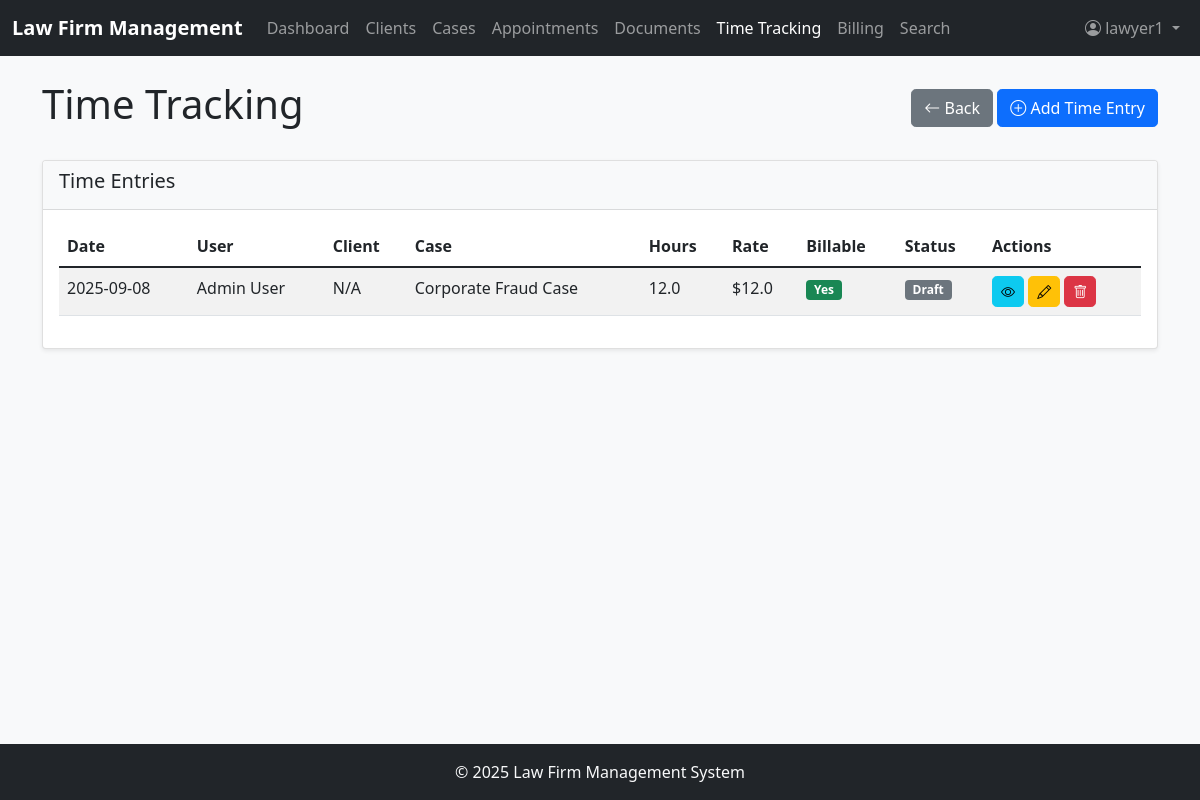
The page /time_tracking (signed in) on the database its author committed.
### app/models.py (models this page shows, shortened)
class User(UserMixin, db.Model):
    id = db.Column(db.Integer, primary_key=True)
    username = db.Column(db.String(64), index=True, unique=True)
    email = db.Column(db.String(120), index=True, unique=True)
    password_hash = db.Column(db.String(128))
    first_name = db.Column(db.String(64))
    last_name = db.Column(db.String(64))
    role = db.Column(db.String(20))  # 'lawyer', 'staff', 'admin'
    hourly_rate = db.Column(db.Float)
    cases = db.relationship('Case', secondary=case_assignments, backref=db.backref('assigned_users', lazy='dynamic'))
    time_entries = db.relationship('TimeEntry', backref='user', lazy='dynamic')

class TimeEntry(db.Model):
    id = db.Column(db.Integer, primary_key=True)
    date = db.Column(db.Date)
    hours = db.Column(db.Float)
    description = db.Column(db.Text)
    billable = db.Column(db.Boolean, default=True)
    rate = db.Column(db.Float)
    user_id = db.Column(db.Integer, db.ForeignKey('user.id'))
    case_id = db.Column(db.Integer, db.ForeignKey('case.id'))
    client_id = db.Column(db.Integer, db.ForeignKey('client.id'))
    invoice_id = db.Column(db.Integer, db.ForeignKey('invoice.id'))
    status = db.Column(db.String(20))  # Draft, Submitted, Approved, Rejected
    created_at = db.Column(db.DateTime, default=datetime.utcnow)

class Case(db.Model):
    id = db.Column(db.Integer, primary_key=True)
    case_number = db.Column(db.String(20), unique=True)
    title = db.Column(db.String(128))
    description = db.Column(db.Text)
    status = db.Column(db.String(20))  # Open, In Progress, On Hold, Closed, Archived
    priority = db.Column(db.String(20))  # Low, Medium, High, Urgent
    practice_area = db.Column(db.String(64))
    case_type = db.Column(db.String(64))
    budget = db.Column(db.Float)
    client_id = db.Column(db.Integer, db.ForeignKey('client.id'))
    appointments = db.relationship('Appointment', backref='case', lazy='dynamic')
    documents = db.relationship('Document', backref='case', lazy='dynamic')
    time_entries = db.relationship('TimeEntry', backref='case', lazy='dynamic')
    invoices = db.relationship('Invoice', backref='case', lazy='dynamic')
    created_at = db.Column(db.DateTime, default=datetime.utcnow)
    updated_at = db.Column(db.DateTime, default=datetime.utcnow, onupdate=datetime.utcnow)

### app/routes.py (the view)
@app.route('/time_tracking')
@login_required
def time_tracking():
    time_entries = TimeEntry.query.all()
    return render_template('time_tracking.html', time_entries=time_entries)

### app/__init__.py (called while the page is built)
@login.user_loader
def load_user(id):
    return User.query.get(int(id))

### app/templates/time_tracking.html (shortened to what this page needs)
{% extends "base.html" %} {% block content %}
<div class="d-flex justify-content-between align-items-center mb-4">
  <h1>Time Tracking</h1>
  <div>
    <a
      href="{{ request.referrer or url_for('cases') }}"
      class="btn btn-secondary"
    >
      <i class="bi bi-arrow-left"></i> Back
    </a>
    <a href="{{ url_for('new_time_entry') }}" class="btn btn-primary">
      <i class="bi bi-plus-circle"></i> Add Time Entry
    </a>
  </div>
</div>
<div class="card mb-4">
  <div class="card-header">
    <h5>Time Entries</h5>
  </div>
  <div class="card-body">
    <div class="table-responsive">
      <table class="table table-striped" id="timeEntriesTable">
        <thead>
          <tr>
            <th>Date</th>
            <th>User</th>
            <th>Client</th>
            <th>Case</th>
            <th>Hours</th>
            <th>Rate</th>
            <th>Billable</th>
            <th>Status</th>
            <th>Actions</th>
          </tr>
        </thead>
        <tbody>
          {% for entry in time_entries %}
          <tr>
            <td>{{ entry.date.strftime('%Y-%m-%d') }}</td>
            <td>{{ entry.user.first_name }} {{ entry.user.last_name }}</td>
            <td>
              {% if entry.client %} {{ entry.client.first_name }} {{
              entry.client.last_name }} {% else %} N/A {% endif %}
            </td>
            <td>{{ entry.case.title if entry.case else '-' }}</td>
            <td>{{ entry.hours }}</td>
            <td>${{ entry.rate }}</td>
            <td>
              {% if entry.billable %}
              <span class="badge bg-success">Yes</span>
              {% else %}
              <span class="badge bg-secondary">No</span>
              {% endif %}
            </td>
            <td>
              {% if entry.status == 'Draft' %}
              <span class="badge bg-secondary">{{ entry.status }}</span>
              {% elif entry.status == 'Submitted' %}
              <span class="badge bg-primary">{{ entry.status }}</span>
              {% elif entry.status == 'Approved' %}
              <span class="badge bg-success">{{ entry.status }}</span>
              {% else %}
              <span class="badge bg-danger">{{ entry.status }}</span>
              {% endif %}
            </td>
            <td>
              <a
                href="{{ url_for('time_entry_detail', id=entry.id) }}"
                class="btn btn-sm btn-info"
              >
                <i class="bi bi-eye"></i>
              </a>
              <a
                href="{{ url_for('edit_time_entry', id=entry.id) }}"
                class="btn btn-sm btn-warning"
              >
                <i class="bi bi-pencil"></i>
              </a>
              <button
                type="button"
                class="btn btn-sm btn-danger"
                onclick="confirmDelete({{ entry.id }}, 'Time Entry #{{ entry.id }}')"
              >
                <i class="bi bi-trash"></i>
              </button>
            </td>
          </tr>
          {% endfor %}
        </tbody>
      </table>
    </div>
  </div>
</div>
{% endblock %}

### app/templates/base.html (shortened to what this page needs)
<!DOCTYPE html>
<html lang="en">
  <head>
    <link
      href="https://cdn.jsdelivr.net/npm/bootstrap@5.1.3/dist/css/bootstrap.min.css"
      rel="stylesheet"
    />
    <link
      rel="stylesheet"
      href="https://cdn.jsdelivr.net/npm/bootstrap-icons@1.8.1/font/bootstrap-icons.css"
    />
    <link
      href="{{ url_for('static', filename='css/style.css') }}"
      rel="stylesheet"
    />
  </head>
  <body class="d-flex flex-column min-vh-100">
    <nav class="navbar navbar-expand-lg navbar-dark bg-dark">
      <div class="container-fluid">
        <a class="navbar-brand" href="{{ url_for('dashboard') }}"
          >Law Firm Management</a
        >
        <div class="collapse navbar-collapse" id="navbarNav">
          <ul class="navbar-nav me-auto">
            <li class="nav-item">
              <a
                class="nav-link {% if request.endpoint == 'dashboard' %}active{% endif %}"
                href="{{ url_for('dashboard') }}"
              >
                Dashboard
              </a>
            </li>
            <li class="nav-item">
              <a
                class="nav-link {% if request.endpoint == 'clients' %}active{% endif %}"
                href="{{ url_for('clients') }}"
              >
                Clients
              </a>
            </li>
            <li class="nav-item">
              <a
                class="nav-link {% if request.endpoint == 'cases' %}active{% endif %}"
                href="{{ url_for('cases') }}"
              >
                Cases
              </a>
            </li>
            <li class="nav-item">
              <a
                class="nav-link {% if request.endpoint == 'appointments' %}active{% endif %}"
                href="{{ url_for('appointments') }}"
              >
                Appointments
              </a>
            </li>
            <li class="nav-item">
              <a
                class="nav-link {% if request.endpoint == 'documents' %}active{% endif %}"
                href="{{ url_for('documents') }}"
              >
                Documents
              </a>
            </li>
            <li class="nav-item">
              <a
                class="nav-link {% if request.endpoint == 'time_tracking' %}active{% endif %}"
                href="{{ url_for('time_tracking') }}"
              >
                Time Tracking
              </a>
            </li>
            <li class="nav-item">
              <a
                class="nav-link {% if request.endpoint == 'billing' %}active{% endif %}"
                href="{{ url_for('billing') }}"
              >
                Billing
              </a>
            </li>
            <li class="nav-item">
              <a
                class="nav-link {% if request.endpoint == 'search' %}active{% endif %}"
                href="{{ url_for('search') }}"
              >
                Search
              </a>
            </li>
          </ul>
          <ul class="navbar-nav">
            {% if current_user.is_anonymous %}
            <li class="nav-item">
              <a class="nav-link" href="{{ url_for('login') }}">Login</a>
            </li>
            {% else %}
            <li class="nav-item dropdown">
              <a
                class="nav-link dropdown-toggle"
                href="#"
                id="navbarDropdown"
                role="button"
                data-bs-toggle="dropdown"
              >
                <i class="bi bi-person-circle"></i> {{ current_user.username }}
              </a>
            </li>
            {% endif %}
          </ul>
        </div>
      </div>
    </nav>
    <main class="flex-grow-1 container mt-4">
       {% block content %}{% endblock %}
    </main>
    <footer class="footer mt-auto py-3 bg-dark text-light">
      <div class="container text-center">
        <span>© <span id="year"></span> Law Firm Management System</span>
      </div>
    </footer>
  </body>
</html>

### app/static/css/style.css (style rules this page uses)
body { font-family: 'Segoe UI', Tahoma, Geneva, Verdana, sans-serif; background-color: #f8f9fa; }
.footer { margin-top: auto; padding: 1rem 0; background-color: #343a40; color: #fff; }
.card { box-shadow: 0 0.125rem 0.25rem rgba(0, 0, 0, 0.075); border: 1px solid rgba(0, 0, 0, 0.125); }
.card-header { background-color: #f8f9fa; border-bottom: 1px solid rgba(0, 0, 0, 0.125); }
.table th { border-top: none; }
.badge { font-size: 0.75em; }
.navbar-brand { font-weight: bold; }
.btn { border-radius: 0.3rem; }

### rows shown on the page
User: username "lawyer1"
TimeEntry: date "2025-09-08", user.first_name "Admin", user.last_name "User", case "Corporate Fraud Case", hours "12.0", rate "12.0", billable "Yes", status "Draft"
